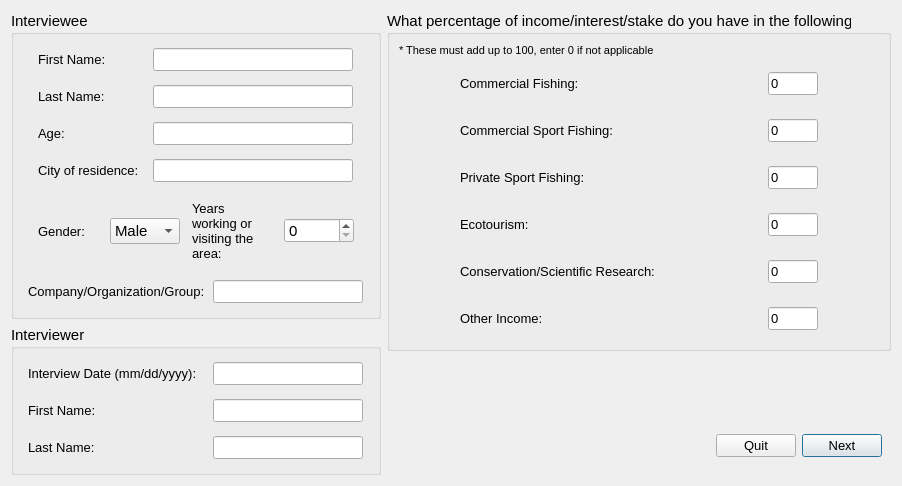
<ui version="4.0" >
 <author>Dane Springmeyer</author>
 <class>InterviewStart</class>
 <widget class="QDialog" name="InterviewStart" >
  <property name="geometry" >
   <rect>
    <x>0</x>
    <y>0</y>
    <width>902</width>
    <height>472</height>
   </rect>
  </property>
  <property name="windowTitle" >
   <string>OpenOceanMap - Interview</string>
  </property>
  <layout class="QHBoxLayout" name="horizontalLayout" >
   <item>
    <layout class="QVBoxLayout" >
     <item>
      <widget class="QGroupBox" name="interviewee" >
       <property name="font" >
        <font>
         <pointsize>11</pointsize>
        </font>
       </property>
       <property name="title" >
        <string>Interviewee</string>
       </property>
       <layout class="QVBoxLayout" >
        <item>
         <widget class="QWidget" native="1" name="interviewee_first_name" >
          <layout class="QHBoxLayout" >
           <property name="spacing" >
            <number>4</number>
           </property>
           <property name="margin" >
            <number>4</number>
           </property>
           <item>
            <widget class="QLabel" name="interviewee_first_name_text" >
             <property name="minimumSize" >
              <size>
               <width>100</width>
               <height>0</height>
              </size>
             </property>
             <property name="maximumSize" >
              <size>
               <width>100</width>
               <height>16777215</height>
              </size>
             </property>
             <property name="font" >
              <font>
               <pointsize>10</pointsize>
              </font>
             </property>
             <property name="text" >
              <string>First Name:</string>
             </property>
            </widget>
           </item>
           <item>
            <widget class="QLineEdit" name="interviewee_first_name_line" >
             <property name="enabled" >
              <bool>true</bool>
             </property>
             <property name="minimumSize" >
              <size>
               <width>200</width>
               <height>0</height>
              </size>
             </property>
             <property name="maximumSize" >
              <size>
               <width>200</width>
               <height>16777215</height>
              </size>
             </property>
             <property name="font" >
              <font>
               <pointsize>10</pointsize>
              </font>
             </property>
             <property name="text" >
              <string/>
             </property>
            </widget>
           </item>
          </layout>
         </widget>
        </item>
        <item>
         <widget class="QWidget" native="1" name="interviewee_last_name" >
          <layout class="QHBoxLayout" >
           <property name="spacing" >
            <number>4</number>
           </property>
           <property name="margin" >
            <number>4</number>
           </property>
           <item>
            <widget class="QLabel" name="interviewee_last_name_text" >
             <property name="minimumSize" >
              <size>
               <width>100</width>
               <height>0</height>
              </size>
             </property>
             <property name="maximumSize" >
              <size>
               <width>100</width>
               <height>16777215</height>
              </size>
             </property>
             <property name="font" >
              <font>
               <pointsize>10</pointsize>
              </font>
             </property>
             <property name="text" >
              <string>Last Name:</string>
             </property>
            </widget>
           </item>
           <item>
            <widget class="QLineEdit" name="interviewee_last_name_line" >
             <property name="enabled" >
              <bool>true</bool>
             </property>
             <property name="minimumSize" >
              <size>
               <width>200</width>
               <height>0</height>
              </size>
             </property>
             <property name="maximumSize" >
              <size>
               <width>200</width>
               <height>16777215</height>
              </size>
             </property>
             <property name="font" >
              <font>
               <pointsize>10</pointsize>
              </font>
             </property>
             <property name="text" >
              <string/>
             </property>
            </widget>
           </item>
          </layout>
         </widget>
        </item>
        <item>
         <widget class="QWidget" native="1" name="age" >
          <layout class="QHBoxLayout" >
           <property name="spacing" >
            <number>4</number>
           </property>
           <property name="margin" >
            <number>4</number>
           </property>
           <item>
            <widget class="QLabel" name="age_text" >
             <property name="minimumSize" >
              <size>
               <width>100</width>
               <height>0</height>
              </size>
             </property>
             <property name="maximumSize" >
              <size>
               <width>100</width>
               <height>16777215</height>
              </size>
             </property>
             <property name="font" >
              <font>
               <pointsize>10</pointsize>
              </font>
             </property>
             <property name="text" >
              <string>Age:</string>
             </property>
            </widget>
           </item>
           <item>
            <widget class="QLineEdit" name="age_line" >
             <property name="enabled" >
              <bool>true</bool>
             </property>
             <property name="minimumSize" >
              <size>
               <width>200</width>
               <height>0</height>
              </size>
             </property>
             <property name="maximumSize" >
              <size>
               <width>200</width>
               <height>16777215</height>
              </size>
             </property>
             <property name="font" >
              <font>
               <pointsize>10</pointsize>
              </font>
             </property>
             <property name="text" >
              <string/>
             </property>
            </widget>
           </item>
          </layout>
         </widget>
        </item>
        <item>
         <widget class="QWidget" native="1" name="age_2" >
          <layout class="QHBoxLayout" >
           <property name="spacing" >
            <number>4</number>
           </property>
           <property name="margin" >
            <number>4</number>
           </property>
           <item>
            <widget class="QLabel" name="city_text" >
             <property name="minimumSize" >
              <size>
               <width>100</width>
               <height>0</height>
              </size>
             </property>
             <property name="maximumSize" >
              <size>
               <width>100</width>
               <height>16777215</height>
              </size>
             </property>
             <property name="font" >
              <font>
               <pointsize>10</pointsize>
              </font>
             </property>
             <property name="text" >
              <string>City of residence:</string>
             </property>
            </widget>
           </item>
           <item>
            <widget class="QLineEdit" name="city_line" >
             <property name="enabled" >
              <bool>true</bool>
             </property>
             <property name="minimumSize" >
              <size>
               <width>200</width>
               <height>0</height>
              </size>
             </property>
             <property name="maximumSize" >
              <size>
               <width>200</width>
               <height>200</height>
              </size>
             </property>
             <property name="font" >
              <font>
               <pointsize>10</pointsize>
              </font>
             </property>
             <property name="text" >
              <string/>
             </property>
            </widget>
           </item>
          </layout>
         </widget>
        </item>
        <item>
         <widget class="QWidget" native="1" name="gender" >
          <layout class="QHBoxLayout" >
           <item>
            <widget class="QLabel" name="gender_text" >
             <property name="minimumSize" >
              <size>
               <width>45</width>
               <height>0</height>
              </size>
             </property>
             <property name="maximumSize" >
              <size>
               <width>60</width>
               <height>16777215</height>
              </size>
             </property>
             <property name="font" >
              <font>
               <pointsize>10</pointsize>
              </font>
             </property>
             <property name="text" >
              <string>Gender:</string>
             </property>
            </widget>
           </item>
           <item>
            <widget class="QComboBox" name="gender_comboBox" >
             <property name="maximumSize" >
              <size>
               <width>70</width>
               <height>16777215</height>
              </size>
             </property>
             <item>
              <property name="text" >
               <string>Male</string>
              </property>
             </item>
             <item>
              <property name="text" >
               <string>Female</string>
              </property>
             </item>
            </widget>
           </item>
           <item>
            <widget class="QLabel" name="years_text" >
             <property name="minimumSize" >
              <size>
               <width>80</width>
               <height>60</height>
              </size>
             </property>
             <property name="maximumSize" >
              <size>
               <width>80</width>
               <height>16777215</height>
              </size>
             </property>
             <property name="font" >
              <font>
               <pointsize>10</pointsize>
              </font>
             </property>
             <property name="text" >
              <string>Years working or visiting the area:</string>
             </property>
             <property name="wordWrap" >
              <bool>true</bool>
             </property>
            </widget>
           </item>
           <item>
            <widget class="QSpinBox" name="years_spinBox" >
             <property name="sizePolicy" >
              <sizepolicy vsizetype="Fixed" hsizetype="Expanding" >
               <horstretch>0</horstretch>
               <verstretch>0</verstretch>
              </sizepolicy>
             </property>
             <property name="minimumSize" >
              <size>
               <width>15</width>
               <height>0</height>
              </size>
             </property>
             <property name="maximumSize" >
              <size>
               <width>70</width>
               <height>25</height>
              </size>
             </property>
            </widget>
           </item>
          </layout>
         </widget>
        </item>
        <item>
         <widget class="QWidget" native="1" name="interviewee_first_name_5" >
          <layout class="QHBoxLayout" name="_2" >
           <property name="spacing" >
            <number>4</number>
           </property>
           <property name="margin" >
            <number>4</number>
           </property>
           <item>
            <widget class="QLabel" name="date_text_2" >
             <property name="minimumSize" >
              <size>
               <width>180</width>
               <height>0</height>
              </size>
             </property>
             <property name="maximumSize" >
              <size>
               <width>180</width>
               <height>16777215</height>
              </size>
             </property>
             <property name="font" >
              <font>
               <pointsize>10</pointsize>
              </font>
             </property>
             <property name="text" >
              <string>Company/Organization/Group:</string>
             </property>
            </widget>
           </item>
           <item>
            <widget class="QLineEdit" name="organization_line" >
             <property name="enabled" >
              <bool>true</bool>
             </property>
             <property name="minimumSize" >
              <size>
               <width>150</width>
               <height>0</height>
              </size>
             </property>
             <property name="maximumSize" >
              <size>
               <width>150</width>
               <height>16777215</height>
              </size>
             </property>
             <property name="font" >
              <font>
               <pointsize>10</pointsize>
              </font>
             </property>
             <property name="text" >
              <string/>
             </property>
             <property name="cursorPosition" >
              <number>0</number>
             </property>
            </widget>
           </item>
          </layout>
         </widget>
        </item>
       </layout>
      </widget>
     </item>
     <item>
      <widget class="QGroupBox" name="interviewee_2" >
       <property name="font" >
        <font>
         <pointsize>11</pointsize>
        </font>
       </property>
       <property name="title" >
        <string>Interviewer</string>
       </property>
       <layout class="QVBoxLayout" >
        <item>
         <widget class="QWidget" native="1" name="interviewee_first_name_2" >
          <layout class="QHBoxLayout" >
           <property name="spacing" >
            <number>4</number>
           </property>
           <property name="margin" >
            <number>4</number>
           </property>
           <item>
            <widget class="QLabel" name="date_text" >
             <property name="minimumSize" >
              <size>
               <width>180</width>
               <height>0</height>
              </size>
             </property>
             <property name="maximumSize" >
              <size>
               <width>180</width>
               <height>16777215</height>
              </size>
             </property>
             <property name="font" >
              <font>
               <pointsize>10</pointsize>
              </font>
             </property>
             <property name="text" >
              <string>Interview Date (mm/dd/yyyy):</string>
             </property>
            </widget>
           </item>
           <item>
            <widget class="QLineEdit" name="date_line" >
             <property name="enabled" >
              <bool>true</bool>
             </property>
             <property name="minimumSize" >
              <size>
               <width>150</width>
               <height>0</height>
              </size>
             </property>
             <property name="maximumSize" >
              <size>
               <width>150</width>
               <height>16777215</height>
              </size>
             </property>
             <property name="font" >
              <font>
               <pointsize>10</pointsize>
              </font>
             </property>
             <property name="text" >
              <string/>
             </property>
             <property name="cursorPosition" >
              <number>0</number>
             </property>
            </widget>
           </item>
          </layout>
         </widget>
        </item>
        <item>
         <widget class="QWidget" native="1" name="interviewee_first_name_3" >
          <layout class="QHBoxLayout" >
           <property name="spacing" >
            <number>4</number>
           </property>
           <property name="margin" >
            <number>4</number>
           </property>
           <item>
            <widget class="QLabel" name="interviewer_first_name_text" >
             <property name="minimumSize" >
              <size>
               <width>180</width>
               <height>0</height>
              </size>
             </property>
             <property name="maximumSize" >
              <size>
               <width>180</width>
               <height>16777215</height>
              </size>
             </property>
             <property name="font" >
              <font>
               <pointsize>10</pointsize>
              </font>
             </property>
             <property name="text" >
              <string>First Name:</string>
             </property>
            </widget>
           </item>
           <item>
            <widget class="QLineEdit" name="interviewer_first_name_line" >
             <property name="enabled" >
              <bool>true</bool>
             </property>
             <property name="minimumSize" >
              <size>
               <width>150</width>
               <height>0</height>
              </size>
             </property>
             <property name="maximumSize" >
              <size>
               <width>150</width>
               <height>16777215</height>
              </size>
             </property>
             <property name="font" >
              <font>
               <pointsize>10</pointsize>
              </font>
             </property>
             <property name="text" >
              <string/>
             </property>
            </widget>
           </item>
          </layout>
         </widget>
        </item>
        <item>
         <widget class="QWidget" native="1" name="interviewee_first_name_4" >
          <layout class="QHBoxLayout" >
           <property name="spacing" >
            <number>4</number>
           </property>
           <property name="margin" >
            <number>4</number>
           </property>
           <item>
            <widget class="QLabel" name="interviewer_last_name_text" >
             <property name="minimumSize" >
              <size>
               <width>180</width>
               <height>0</height>
              </size>
             </property>
             <property name="maximumSize" >
              <size>
               <width>180</width>
               <height>16777215</height>
              </size>
             </property>
             <property name="font" >
              <font>
               <pointsize>10</pointsize>
              </font>
             </property>
             <property name="text" >
              <string>Last Name:</string>
             </property>
            </widget>
           </item>
           <item>
            <widget class="QLineEdit" name="interviewer_last_name_line" >
             <property name="enabled" >
              <bool>true</bool>
             </property>
             <property name="minimumSize" >
              <size>
               <width>150</width>
               <height>0</height>
              </size>
             </property>
             <property name="maximumSize" >
              <size>
               <width>150</width>
               <height>16777215</height>
              </size>
             </property>
             <property name="font" >
              <font>
               <pointsize>10</pointsize>
              </font>
             </property>
             <property name="text" >
              <string/>
             </property>
            </widget>
           </item>
          </layout>
         </widget>
        </item>
       </layout>
      </widget>
     </item>
    </layout>
   </item>
   <item>
    <layout class="QVBoxLayout" >
     <item>
      <widget class="QGroupBox" name="user_group_info" >
       <property name="font" >
        <font>
         <pointsize>11</pointsize>
        </font>
       </property>
       <property name="title" >
        <string>What percentage of income/interest/stake do you have in the following?</string>
       </property>
       <layout class="QGridLayout" >
        <item row="1" column="0" >
         <widget class="QWidget" native="1" name="home_port_2" >
          <property name="font" >
           <font>
            <pointsize>10</pointsize>
           </font>
          </property>
          <layout class="QGridLayout" >
           <item row="0" column="0" >
            <widget class="QLabel" name="comm_fish_text" >
             <property name="minimumSize" >
              <size>
               <width>250</width>
               <height>0</height>
              </size>
             </property>
             <property name="maximumSize" >
              <size>
               <width>150</width>
               <height>16777215</height>
              </size>
             </property>
             <property name="font" >
              <font>
               <pointsize>10</pointsize>
              </font>
             </property>
             <property name="text" >
              <string>Commercial Fishing:</string>
             </property>
            </widget>
           </item>
           <item row="0" column="1" >
            <widget class="QLineEdit" name="comm_fish_line" >
             <property name="enabled" >
              <bool>true</bool>
             </property>
             <property name="minimumSize" >
              <size>
               <width>50</width>
               <height>0</height>
              </size>
             </property>
             <property name="maximumSize" >
              <size>
               <width>50</width>
               <height>16777215</height>
              </size>
             </property>
             <property name="font" >
              <font>
               <pointsize>10</pointsize>
              </font>
             </property>
             <property name="text" >
              <string>0</string>
             </property>
            </widget>
           </item>
          </layout>
         </widget>
        </item>
        <item row="2" column="0" >
         <widget class="QWidget" native="1" name="home_port_3" >
          <property name="font" >
           <font>
            <pointsize>10</pointsize>
           </font>
          </property>
          <layout class="QGridLayout" >
           <item row="0" column="0" >
            <widget class="QLabel" name="comm_sport_text" >
             <property name="minimumSize" >
              <size>
               <width>250</width>
               <height>0</height>
              </size>
             </property>
             <property name="maximumSize" >
              <size>
               <width>150</width>
               <height>16777215</height>
              </size>
             </property>
             <property name="font" >
              <font>
               <pointsize>10</pointsize>
              </font>
             </property>
             <property name="text" >
              <string>Commercial Sport Fishing:</string>
             </property>
            </widget>
           </item>
           <item row="0" column="1" >
            <widget class="QLineEdit" name="comm_sport_line" >
             <property name="enabled" >
              <bool>true</bool>
             </property>
             <property name="minimumSize" >
              <size>
               <width>50</width>
               <height>0</height>
              </size>
             </property>
             <property name="maximumSize" >
              <size>
               <width>50</width>
               <height>16777215</height>
              </size>
             </property>
             <property name="font" >
              <font>
               <pointsize>10</pointsize>
              </font>
             </property>
             <property name="text" >
              <string>0</string>
             </property>
            </widget>
           </item>
          </layout>
         </widget>
        </item>
        <item row="3" column="0" >
         <widget class="QWidget" native="1" name="ves_license" >
          <property name="font" >
           <font>
            <pointsize>10</pointsize>
           </font>
          </property>
          <layout class="QHBoxLayout" >
           <item>
            <widget class="QLabel" name="private_fish_text" >
             <property name="minimumSize" >
              <size>
               <width>250</width>
               <height>0</height>
              </size>
             </property>
             <property name="maximumSize" >
              <size>
               <width>150</width>
               <height>16777215</height>
              </size>
             </property>
             <property name="font" >
              <font>
               <pointsize>10</pointsize>
              </font>
             </property>
             <property name="text" >
              <string>Private Sport Fishing:</string>
             </property>
            </widget>
           </item>
           <item>
            <widget class="QLineEdit" name="private_fish_line" >
             <property name="enabled" >
              <bool>true</bool>
             </property>
             <property name="minimumSize" >
              <size>
               <width>50</width>
               <height>0</height>
              </size>
             </property>
             <property name="maximumSize" >
              <size>
               <width>50</width>
               <height>16777215</height>
              </size>
             </property>
             <property name="font" >
              <font>
               <pointsize>10</pointsize>
              </font>
             </property>
             <property name="text" >
              <string>0</string>
             </property>
            </widget>
           </item>
          </layout>
         </widget>
        </item>
        <item row="4" column="0" >
         <widget class="QWidget" native="1" name="ves_license_2" >
          <property name="font" >
           <font>
            <pointsize>10</pointsize>
           </font>
          </property>
          <layout class="QHBoxLayout" >
           <item>
            <widget class="QLabel" name="ecotourism_text" >
             <property name="minimumSize" >
              <size>
               <width>250</width>
               <height>0</height>
              </size>
             </property>
             <property name="maximumSize" >
              <size>
               <width>150</width>
               <height>16777215</height>
              </size>
             </property>
             <property name="font" >
              <font>
               <pointsize>10</pointsize>
              </font>
             </property>
             <property name="text" >
              <string>Ecotourism:</string>
             </property>
            </widget>
           </item>
           <item>
            <widget class="QLineEdit" name="ecotourism_line" >
             <property name="enabled" >
              <bool>true</bool>
             </property>
             <property name="minimumSize" >
              <size>
               <width>50</width>
               <height>0</height>
              </size>
             </property>
             <property name="maximumSize" >
              <size>
               <width>50</width>
               <height>16777215</height>
              </size>
             </property>
             <property name="font" >
              <font>
               <pointsize>10</pointsize>
              </font>
             </property>
             <property name="text" >
              <string>0</string>
             </property>
            </widget>
           </item>
          </layout>
         </widget>
        </item>
        <item row="5" column="0" >
         <widget class="QWidget" native="1" name="vessel_length" >
          <property name="font" >
           <font>
            <pointsize>10</pointsize>
           </font>
          </property>
          <layout class="QHBoxLayout" >
           <item>
            <widget class="QLabel" name="cons_science_text" >
             <property name="minimumSize" >
              <size>
               <width>250</width>
               <height>0</height>
              </size>
             </property>
             <property name="maximumSize" >
              <size>
               <width>200</width>
               <height>16777215</height>
              </size>
             </property>
             <property name="font" >
              <font>
               <pointsize>10</pointsize>
              </font>
             </property>
             <property name="text" >
              <string>Conservation/Scientific Research:</string>
             </property>
            </widget>
           </item>
           <item>
            <widget class="QLineEdit" name="cons_science_line" >
             <property name="enabled" >
              <bool>true</bool>
             </property>
             <property name="minimumSize" >
              <size>
               <width>50</width>
               <height>0</height>
              </size>
             </property>
             <property name="maximumSize" >
              <size>
               <width>50</width>
               <height>16777215</height>
              </size>
             </property>
             <property name="font" >
              <font>
               <pointsize>10</pointsize>
              </font>
             </property>
             <property name="text" >
              <string>0</string>
             </property>
            </widget>
           </item>
          </layout>
         </widget>
        </item>
        <item row="6" column="0" >
         <widget class="QWidget" native="1" name="vessel_length_2" >
          <property name="font" >
           <font>
            <pointsize>10</pointsize>
           </font>
          </property>
          <layout class="QHBoxLayout" >
           <item>
            <widget class="QLabel" name="other_text" >
             <property name="minimumSize" >
              <size>
               <width>250</width>
               <height>0</height>
              </size>
             </property>
             <property name="maximumSize" >
              <size>
               <width>150</width>
               <height>16777215</height>
              </size>
             </property>
             <property name="font" >
              <font>
               <pointsize>10</pointsize>
              </font>
             </property>
             <property name="text" >
              <string>Other Income:</string>
             </property>
            </widget>
           </item>
           <item>
            <widget class="QLineEdit" name="other_line" >
             <property name="enabled" >
              <bool>true</bool>
             </property>
             <property name="minimumSize" >
              <size>
               <width>50</width>
               <height>0</height>
              </size>
             </property>
             <property name="maximumSize" >
              <size>
               <width>50</width>
               <height>16777215</height>
              </size>
             </property>
             <property name="font" >
              <font>
               <pointsize>10</pointsize>
              </font>
             </property>
             <property name="text" >
              <string>0</string>
             </property>
            </widget>
           </item>
          </layout>
         </widget>
        </item>
        <item row="0" column="0" >
         <widget class="QLabel" name="label" >
          <property name="font" >
           <font>
            <pointsize>8</pointsize>
           </font>
          </property>
          <property name="text" >
           <string>* These must add up to 100, enter 0 if not applicable</string>
          </property>
         </widget>
        </item>
       </layout>
      </widget>
     </item>
     <item>
      <layout class="QHBoxLayout" >
       <item>
        <spacer>
         <property name="orientation" >
          <enum>Qt::Horizontal</enum>
         </property>
         <property name="sizeHint" stdset="0" >
          <size>
           <width>40</width>
           <height>20</height>
          </size>
         </property>
        </spacer>
       </item>
       <item>
        <layout class="QVBoxLayout" >
         <item>
          <spacer>
           <property name="orientation" >
            <enum>Qt::Vertical</enum>
           </property>
           <property name="sizeHint" stdset="0" >
            <size>
             <width>20</width>
             <height>40</height>
            </size>
           </property>
          </spacer>
         </item>
         <item>
          <widget class="QWidget" native="1" name="button_box" >
           <property name="sizePolicy" >
            <sizepolicy vsizetype="MinimumExpanding" hsizetype="Preferred" >
             <horstretch>0</horstretch>
             <verstretch>0</verstretch>
            </sizepolicy>
           </property>
           <property name="minimumSize" >
            <size>
             <width>0</width>
             <height>50</height>
            </size>
           </property>
           <layout class="QHBoxLayout" >
            <item>
             <widget class="QPushButton" name="pbnCancel" >
              <property name="font" >
               <font>
                <pointsize>10</pointsize>
               </font>
              </property>
              <property name="text" >
               <string>Quit</string>
              </property>
             </widget>
            </item>
            <item>
             <widget class="QPushButton" name="pbnNextWindow" >
              <property name="font" >
               <font>
                <pointsize>10</pointsize>
               </font>
              </property>
              <property name="text" >
               <string>Next</string>
              </property>
              <property name="checkable" >
               <bool>false</bool>
              </property>
              <property name="default" >
               <bool>true</bool>
              </property>
              <property name="flat" >
               <bool>false</bool>
              </property>
             </widget>
            </item>
           </layout>
          </widget>
         </item>
        </layout>
       </item>
      </layout>
     </item>
    </layout>
   </item>
  </layout>
 </widget>
 <resources/>
 <connections/>
</ui>
